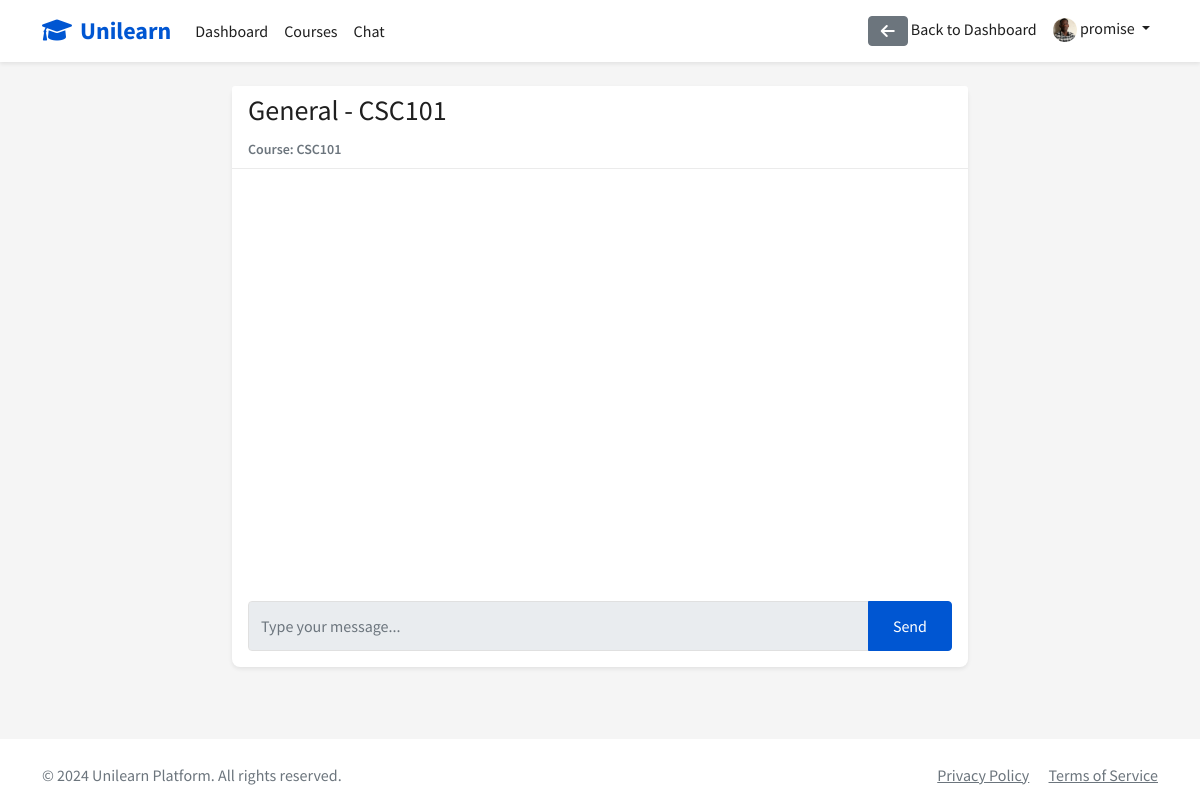
Screenshot of /chat/General - CSC101/ (signed in) with the database file from the repository.
### accounts/models.py (models this page shows)
class User(AbstractUser):
    is_student = models.BooleanField(default=False)
    is_instructor = models.BooleanField(default=False)
    profile_picture = models.ImageField(upload_to='profile_pics/', null=True, blank=True)

### chat/models.py (models this page shows, shortened)
class ChatRoom(models.Model):
    name = models.CharField(max_length=255)
    course = models.ForeignKey(Course, on_delete=models.CASCADE, related_name='chat_rooms')
    created_at = models.DateTimeField(auto_now_add=True)

### courses/models.py (models this page shows, shortened)
class Course(models.Model):
    title = models.CharField(max_length=200)
    description = models.TextField()
    instructor = models.ForeignKey(User, on_delete=models.CASCADE, related_name='courses_teaching')
    students = models.ManyToManyField(User, related_name='courses_enrolled', blank=True)
    start_date = models.DateField()
    end_date = models.DateField()
    created_at = models.DateTimeField(auto_now_add=True)
    updated_at = models.DateTimeField(auto_now=True)
    is_active = models.BooleanField(default=True)
    class Meta:
        ordering = ['-created_at']

### chat/views.py (the view)
# urls.py: path('<str:room_name>/', views.chat_room, name='chat_room'),
@login_required
def chat_room(request, room_name):
    room = get_object_or_404(ChatRoom, name=room_name)
    if not (request.user.is_instructor and room.course.instructor == request.user) and \
       not (request.user.is_student and room.course.students.filter(id=request.user.id).exists()):
        messages.error(request, 'You do not have permission to access this chat room.')
        return redirect('chat_list')
    messages = room.messages.order_by('-timestamp')[:50]
    return render(request, 'chat/room.html', {
        'room': room,
        'messages': messages
    })

### templates/chat/room.html (shortened to what this page needs)
{% extends 'base.html' %}
{% block content %}
<div class="container">
    <div class="row">
        <div class="col-md-8 offset-md-2">
            <div class="card">
                <div class="card-header">
                    <h3>{{ room.name }}</h3>
                    <small class="text-muted">Course: {{ room.course.title }}</small>
                </div>
                <div class="card-body">
                    <div id="chat-messages" class="mb-3" style="height: 400px; overflow-y: auto;">
                    </div>
                    <form id="chat-form" class="mt-3">
                        <div class="input-group">
                            <input type="text" id="chat-message-input" class="form-control" placeholder="Type your message...">
                            <button type="submit" class="btn btn-primary">Send</button>
                        </div>
                    </form>
                </div>
            </div>
        </div>
    </div>
</div>
{% endblock %}

### templates/base.html (shortened to what this page needs)
<!DOCTYPE html>
{% load static %}
<html lang="en">
<head>
    <link href="https://cdn.jsdelivr.net/npm/bootstrap@5.1.3/dist/css/bootstrap.min.css" rel="stylesheet">
    <link rel="stylesheet" href="https://cdnjs.cloudflare.com/ajax/libs/font-awesome/6.0.0/css/all.min.css">
    <link rel="stylesheet" href="{% static 'css/style.css' %}">
</head>
<body>
    <nav class="navbar navbar-expand-lg navbar-light sticky-top">
        <div class="container">
            <a class="navbar-brand" href="{% url 'home' %}">
                <i class="fas fa-graduation-cap me-2"></i>Unilearn
            </a>
            <div class="collapse navbar-collapse" id="navbarNav">
                <ul class="navbar-nav me-auto">
                    {% if user.is_authenticated %}
                        <li class="nav-item">
                            <a class="nav-link" href="{% url 'dashboard' %}">Dashboard</a>
                        </li>
                        <li class="nav-item">
                            <a class="nav-link" href="{% url 'course_list' %}">Courses</a>
                        </li>
                        <li class="nav-item">
                            <a class="nav-link" href="{% url 'chat_list' %}">Chat</a>
                        </li>
                    {% endif %}
                </ul>
                <ul class="navbar-nav">
                    {% if user.is_authenticated %}
                        {% if request.resolver_match.url_name != 'dashboard' %}
                            <li class="nav-item">
                                <a href="{% url 'dashboard' %}" class="nav-link">
                                    <i class="fas fa-arrow-left btn btn-secondary"></i> Back to Dashboard
                                </a>
                            </li>
                        {% endif %}
                        <li class="nav-item dropdown">
                            <a class="nav-link dropdown-toggle" href="#" id="navbarDropdown" role="button" data-bs-toggle="dropdown">
                                {% if user.profile_picture %}
                                    <img src="{{ user.profile_picture.url }}" alt="Profile" class="rounded-circle" style="width: 24px; height: 24px;">
                                {% else %}
                                    <i class="fas fa-user-circle"></i>
                                {% endif %}
                                {{ user.username }}
                            </a>
                        </li>
                    {% endif %}
                </ul>
            </div>
        </div>
    </nav>
    <main class="py-4">
        {% block content %}{% endblock %}
    </main>
    <footer class="bg-white py-4 mt-5">
        <div class="container">
            <div class="row">
                <div class="col-md-6">
                    <p class="mb-0 text-muted">&copy; 2024 Unilearn Platform. All rights reserved.</p>
                </div>
                <div class="col-md-6 text-end">
                    <a href="#" class="text-muted me-3">Privacy Policy</a>
                    <a href="#" class="text-muted">Terms of Service</a>
                </div>
            </div>
        </div>
    </footer>
</body>
</html>

### static/css/style.css (style rules this page uses)
:root { --primary-color: #0056D2; --secondary-color: #2A73CC; --accent-color: #0056D2; --success-color: #1E8A24; --warning-color: #F2C94C; --danger-color: #DB4437; --text-primary: #1F1F1F; --text-secondary: #6B6B6B; --background-light: #F5F5F5; --white: #FFFFFF; }
body { font-family: 'Source Sans Pro', sans-serif; color: var(--text-primary); background-color: var(--background-light); }
.navbar { background-color: var(--white); box-shadow: 0 2px 4px rgba(0,0,0,0.08); }
.navbar-brand { color: var(--primary-color) !important; font-weight: 700; font-size: 1.5rem; }
.nav-link { color: var(--text-primary) !important; font-weight: 500; }
.card { border: none; border-radius: 8px; box-shadow: 0 2px 4px rgba(0,0,0,0.08); transition: transform 0.2s; }
.card-header { background-color: var(--white); border-bottom: 1px solid rgba(0,0,0,0.08); font-weight: 600; }
.btn-primary { background-color: var(--primary-color); border-color: var(--primary-color); font-weight: 500; padding: 0.5rem 1.5rem; border-radius: 4px; }
.form-control { border-radius: 4px; border: 1px solid #E0E0E0; padding: 0.75rem; }

### rows the page displays
User: profile_picture (picture), username "promise"
ChatRoom: name "General - CSC101", course "CSC101"
